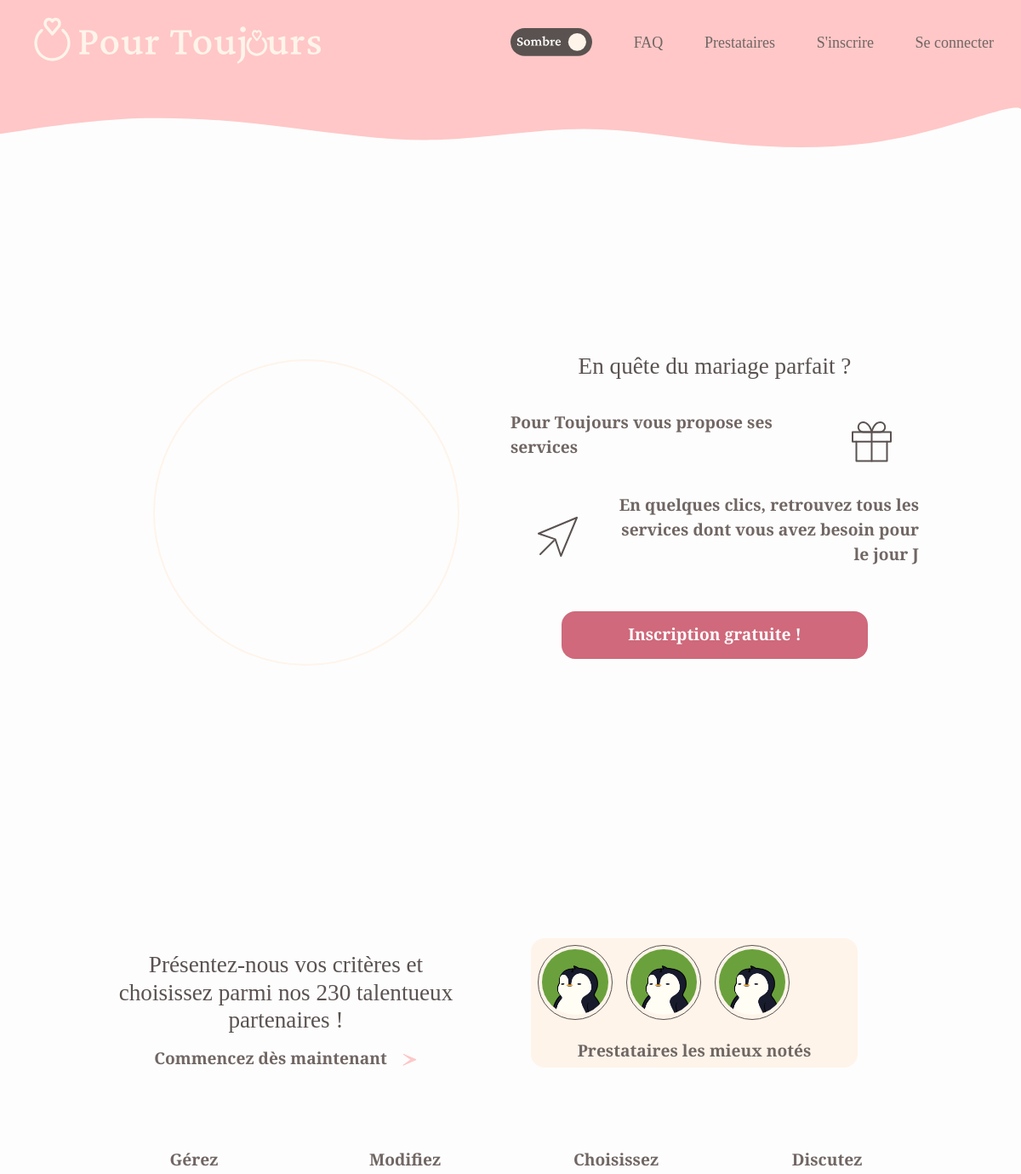
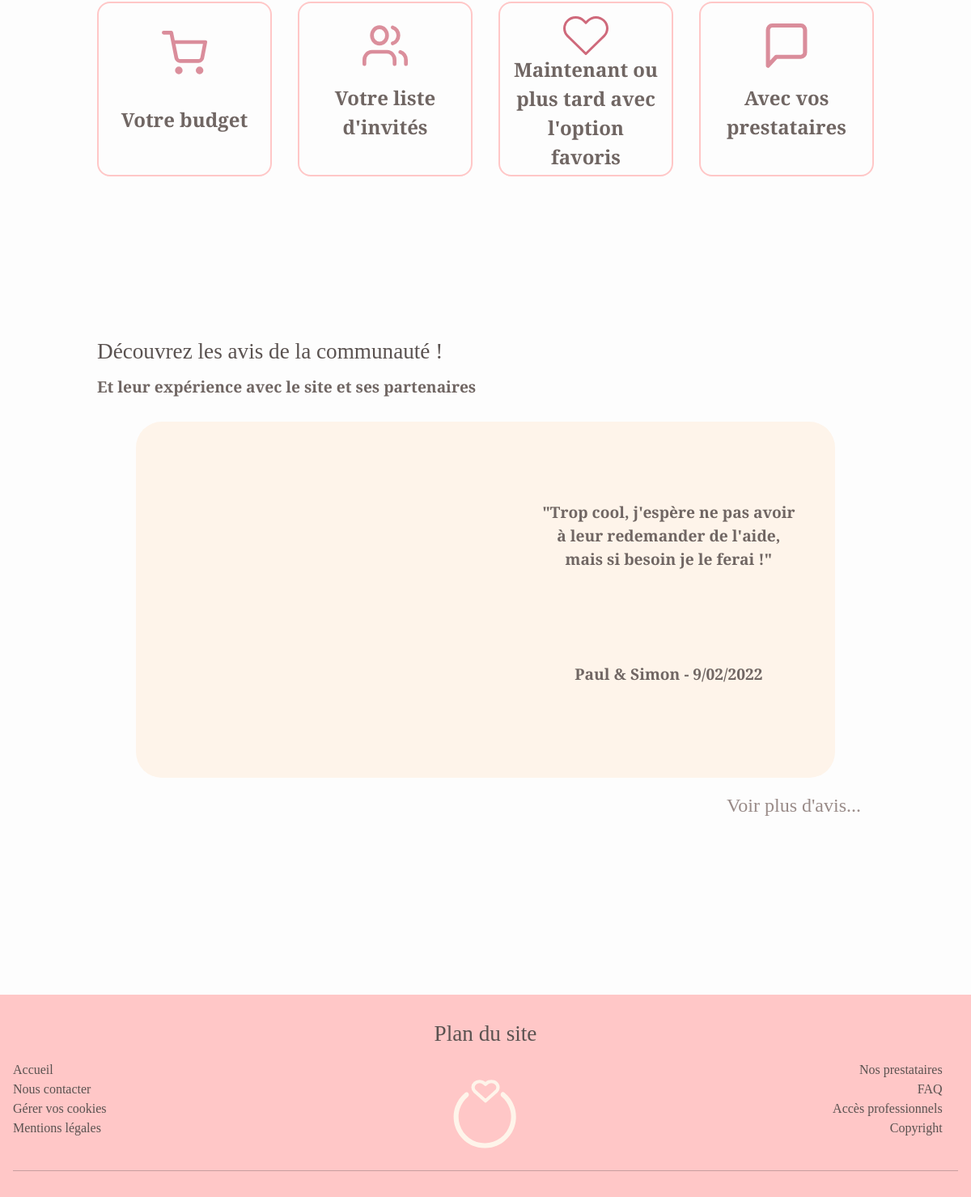
The page / on the database its author committed (2 pictures, top to bottom).
### tables this page shows
CREATE TABLE PRESTATAIRE(
	id INTEGER PRIMARY KEY auto_increment,
	nomEntreprise VARCHAR(30),
	telPro CHAR(10),
	emailPro VARCHAR(60),
	metier VARCHAR(20),
	description VARCHAR(255),
	photoProfil VARCHAR(40) DEFAULT 'default_pp.jpg',
	lienSiteWeb VARCHAR(100),
	signature VARCHAR(100),
	personne INTEGER NOT NULL UNIQUE REFERENCES PERSONNE(id)
);

### index.php (the view, shortened to what this page needs)
<!DOCTYPE html>
<html>
    <head>
        <?php include('includes/common_head.php'); ?>
        <link rel="stylesheet" href="style/home.css">
    </head>
    <body>
    <?php include('includes/header.php'); ?>
    <main>
        <section id="call-to-action">
            <div id="home-circle" class="outer-circle"><div></div></div>
            <div id="home-text">
                <h2>En quête du mariage parfait ?</h2>
                <div>
                    <p>Pour Toujours vous propose ses services</p>
                    <img src="images/gift_icon.svg">
                </div>
                <div>
                    <p>En quelques clics, retrouvez tous les services dont vous avez besoin pour le jour J</p>
                    <img src="images/cursor_icon.svg">
                </div>
                <button class="big-red-button" onclick="location.href='create_account.php'"><p>Inscription gratuite !</p></button>
            </div>
        </section>
        <section id="presentation">
            <div id="presentation-banner">
                <div id="presentation-text">
                    <h2>Présentez-nous vos critères et choisissez parmi nos 230 talentueux partenaires !</h2>
                    <h3>Commencez dès maintenant&nbsp&nbsp <img src="images/go_icon.svg"></h3>
                </div>
                <div id="prestataires-mieux-notes">
                    <div id="prestataires-images">
                        <?php
                            include('includes/db.php');
                            $q = 'SELECT presta.id, presta.photoProfil
                            FROM PRESTATAIRE AS presta
                            INNER JOIN
                                 (SELECT prestataire
                                 FROM COMMENTAIRE
                                 GROUP BY prestataire
                                 ORDER BY AVG(note) DESC
                                 LIMIT 3) as comm
                            ON presta.id = comm.prestataire';
                            $req = $bdd->prepare($q);
                            $req->execute([]);
                            $results = $req->fetchAll(PDO::FETCH_ASSOC);
                            foreach($results as $prestataire){
                                echo "<a href='" . $prestataire['id'] . "' class='outer-circle'><img src='images/prestataires/" . $prestataire['photoProfil'] . "'></a>";
                            }
                        ?>
                    </div>
                    <h3>Prestataires les mieux notés</h3>
                </div>
            </div>
            <div id="actions-possibles">
                <div>
                    <h3>Gérez</h3>
                    <div class="action-border">
                        <img src="images/cart_icon.svg">
                        <p><a href="#">Votre budget</a></p>
                    </div>
                </div>
                <div>
                    <h3>Modifiez</h3>
                    <div class="action-border">
                        <img src="images/invites_icon.svg">
                        <p><a href="#">Votre liste d'invités</a></p>
                    </div>
                </div>
                <div class="mobile-hidden">
                    <h3>Choisissez</h3>
                    <div class="action-border">
                        <img src="images/heart_picto.svg">
                        <p><a href="#">Maintenant ou plus tard avec l'option favoris</a></p>
                    </div>
                </div>
                <div>
                    <h3>Discutez</h3>
                    <div class="action-border">
                        <img src="images/bubble_icon.svg">
                        <p><a href="#">Avec vos prestataires</a></p>
                    </div>
                </div>
            </div>
        </section>
        <section id="reviews">
            <h2>Découvrez les avis de la communauté !</h2>
            <h3 class="mobile-hidden">Et leur expérience avec le site et ses partenaires</h3>
            <div id="reviews-carousel">
                <div id="carousel-image"></div>
                <div id="carousel-text">
                    <p>"Trop cool, j'espère ne pas avoir à leur redemander de l'aide, mais si besoin je le ferai !"</p>
                    <p>Paul & Simon - 9/02/2022</p>
                </div>
            </div>
            <a href="#">Voir plus d'avis...</a>
        </section>
    </main>
    <?php include('includes/footer.php'); ?>
    </body>
</html>

### style/index.css (style rules this page uses)
* { box-sizing: border-box; }
body { margin: 0; background-color: var(--dark_white); }
html { font-size: 16px; }
body { font-family: 'Crimson Pro'; }
main { min-height: 100vh; }
h2 { margin: 16px 0; color : var(--dark_grey) ; text-align: center; font-size: 1.7rem; }
h3 { text-align: center; font-size: 1.2rem; font-weight: bold; color: var(--grey2); }
p { font-size: 1.2rem; font-weight: bold; color: var(--grey2); }
a { color: var(--grey2); text-decoration: none; }
.outer-circle { display: flex; justify-content: center; align-items: center; border-radius:100% ; -webkit-border-radius:100% ; -moz-border-radius:100% ; -ms-border-radius:100% ; -o-border-radius:100% ; }
.outer-circle :first-child { height: 90%; width: 90%; border-radius:100% ; -webkit-border-radius:100% ; -moz-border-radius:100% ; -ms-border-radius:100% ; -o-border-radius:100% ; background-position: center; background-size: cover; background-repeat: no-repeat; }
.big-red-button { width: 70vw; height: 56px; margin: 32px auto; display: block; padding: 8px; border-radius: 16px; -webkit-border-radius: 16px; -moz-border-radius: 16px; -ms-border-radius: 16px; -o-border-radius: 16px; border: none; background-color: var(--dark_pink); }
.big-red-button > p { color: var(--dark_white); text-align: center; margin: 0 auto; }
main { padding: 0 10vw; }
section { margin-bottom: 150px; }
@media screen and (min-width: 900px) { section { margin: 200px 0; } }

### style/colors.css (style rules this page uses)
:root { --light_pink : #FFC7C7 ; --beige : #FEF4EA; --dark_white : #FDFDFD ; --dark_pink : #CF697B; --dark-grey : #5A5250; --grey2 : #706663; --place_holder : #aaaaaa; --transparent_grey :#ADA9A8 ; }
.lightmode { --light_pink : #FFC7C7 ; --beige : #FEF4EA; --dark_white : #FDFDFD ; --dark_pink : #CF697B; --dark_grey : #5A5250; --grey2 : #706663; --place_holder : #aaaaaa; --transparent_grey :#ADA9A8 ; }

### rows shown on the page
prestataire: photoProfil (placeholder picture)
prestataire: photoProfil (placeholder picture)
prestataire: photoProfil (placeholder picture)
